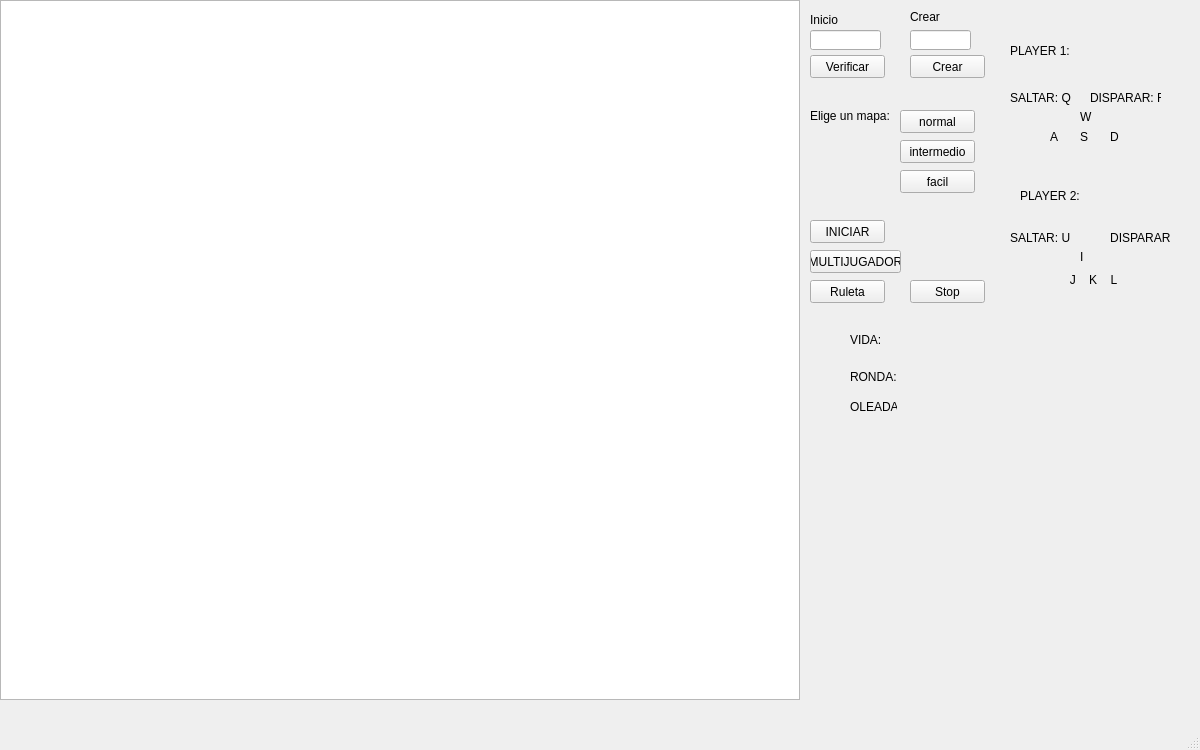
<?xml version="1.0" encoding="UTF-8"?>
<ui version="4.0">
 <class>MainWindow</class>
 <widget class="QMainWindow" name="MainWindow">
  <property name="geometry">
   <rect>
    <x>0</x>
    <y>0</y>
    <width>1200</width>
    <height>750</height>
   </rect>
  </property>
  <property name="minimumSize">
   <size>
    <width>100</width>
    <height>100</height>
   </size>
  </property>
  <property name="maximumSize">
   <size>
    <width>2000</width>
    <height>2000</height>
   </size>
  </property>
  <property name="windowTitle">
   <string>MainWindow</string>
  </property>
  <widget class="QWidget" name="centralwidget">
   <widget class="QGraphicsView" name="graphicsView">
    <property name="geometry">
     <rect>
      <x>0</x>
      <y>0</y>
      <width>800</width>
      <height>700</height>
     </rect>
    </property>
   </widget>
   <widget class="QPushButton" name="opcion_1">
    <property name="geometry">
     <rect>
      <x>900</x>
      <y>110</y>
      <width>75</width>
      <height>23</height>
     </rect>
    </property>
    <property name="text">
     <string>normal</string>
    </property>
   </widget>
   <widget class="QPushButton" name="opcion_2">
    <property name="geometry">
     <rect>
      <x>900</x>
      <y>140</y>
      <width>75</width>
      <height>23</height>
     </rect>
    </property>
    <property name="text">
     <string>intermedio</string>
    </property>
   </widget>
   <widget class="QPushButton" name="opcion_3">
    <property name="geometry">
     <rect>
      <x>900</x>
      <y>170</y>
      <width>75</width>
      <height>23</height>
     </rect>
    </property>
    <property name="text">
     <string>facil</string>
    </property>
   </widget>
   <widget class="QLabel" name="label">
    <property name="geometry">
     <rect>
      <x>810</x>
      <y>10</y>
      <width>47</width>
      <height>20</height>
     </rect>
    </property>
    <property name="text">
     <string>Inicio</string>
    </property>
   </widget>
   <widget class="QLabel" name="label_2">
    <property name="geometry">
     <rect>
      <x>910</x>
      <y>10</y>
      <width>47</width>
      <height>13</height>
     </rect>
    </property>
    <property name="text">
     <string>Crear</string>
    </property>
   </widget>
   <widget class="QLineEdit" name="texto_inicio">
    <property name="geometry">
     <rect>
      <x>810</x>
      <y>30</y>
      <width>71</width>
      <height>20</height>
     </rect>
    </property>
   </widget>
   <widget class="QLineEdit" name="texto_crear">
    <property name="geometry">
     <rect>
      <x>910</x>
      <y>30</y>
      <width>61</width>
      <height>20</height>
     </rect>
    </property>
   </widget>
   <widget class="QPushButton" name="verificar_inicio">
    <property name="geometry">
     <rect>
      <x>810</x>
      <y>55</y>
      <width>75</width>
      <height>23</height>
     </rect>
    </property>
    <property name="text">
     <string>Verificar</string>
    </property>
   </widget>
   <widget class="QPushButton" name="crear_usuario">
    <property name="geometry">
     <rect>
      <x>910</x>
      <y>55</y>
      <width>75</width>
      <height>23</height>
     </rect>
    </property>
    <property name="text">
     <string>Crear</string>
    </property>
   </widget>
   <widget class="QPushButton" name="iniciar_game">
    <property name="geometry">
     <rect>
      <x>810</x>
      <y>220</y>
      <width>75</width>
      <height>23</height>
     </rect>
    </property>
    <property name="text">
     <string>INICIAR</string>
    </property>
   </widget>
   <widget class="QPushButton" name="pushButton">
    <property name="geometry">
     <rect>
      <x>810</x>
      <y>250</y>
      <width>91</width>
      <height>23</height>
     </rect>
    </property>
    <property name="text">
     <string>MULTIJUGADOR</string>
    </property>
   </widget>
   <widget class="QLabel" name="label_4">
    <property name="geometry">
     <rect>
      <x>970</x>
      <y>330</y>
      <width>45</width>
      <height>20</height>
     </rect>
    </property>
    <property name="text">
     <string/>
    </property>
   </widget>
   <widget class="QLabel" name="label_5">
    <property name="geometry">
     <rect>
      <x>970</x>
      <y>370</y>
      <width>45</width>
      <height>20</height>
     </rect>
    </property>
    <property name="text">
     <string/>
    </property>
   </widget>
   <widget class="QPushButton" name="push_menu">
    <property name="geometry">
     <rect>
      <x>810</x>
      <y>280</y>
      <width>75</width>
      <height>23</height>
     </rect>
    </property>
    <property name="text">
     <string>Ruleta</string>
    </property>
   </widget>
   <widget class="QLabel" name="label_6">
    <property name="geometry">
     <rect>
      <x>1070</x>
      <y>330</y>
      <width>45</width>
      <height>20</height>
     </rect>
    </property>
    <property name="text">
     <string/>
    </property>
   </widget>
   <widget class="QLabel" name="label_7">
    <property name="geometry">
     <rect>
      <x>970</x>
      <y>400</y>
      <width>45</width>
      <height>20</height>
     </rect>
    </property>
    <property name="text">
     <string/>
    </property>
   </widget>
   <widget class="QLabel" name="label_3">
    <property name="geometry">
     <rect>
      <x>810</x>
      <y>100</y>
      <width>81</width>
      <height>31</height>
     </rect>
    </property>
    <property name="text">
     <string>Elige un mapa:</string>
    </property>
   </widget>
   <widget class="QPushButton" name="pushButton_2">
    <property name="geometry">
     <rect>
      <x>910</x>
      <y>280</y>
      <width>75</width>
      <height>23</height>
     </rect>
    </property>
    <property name="text">
     <string>Stop</string>
    </property>
   </widget>
   <widget class="QLabel" name="label_8">
    <property name="geometry">
     <rect>
      <x>1080</x>
      <y>110</y>
      <width>47</width>
      <height>13</height>
     </rect>
    </property>
    <property name="text">
     <string>W</string>
    </property>
   </widget>
   <widget class="QLabel" name="label_9">
    <property name="geometry">
     <rect>
      <x>1050</x>
      <y>130</y>
      <width>47</width>
      <height>13</height>
     </rect>
    </property>
    <property name="text">
     <string>A</string>
    </property>
   </widget>
   <widget class="QLabel" name="label_10">
    <property name="geometry">
     <rect>
      <x>1110</x>
      <y>130</y>
      <width>47</width>
      <height>13</height>
     </rect>
    </property>
    <property name="text">
     <string>D</string>
    </property>
   </widget>
   <widget class="QLabel" name="label_11">
    <property name="geometry">
     <rect>
      <x>1080</x>
      <y>130</y>
      <width>47</width>
      <height>13</height>
     </rect>
    </property>
    <property name="text">
     <string>S</string>
    </property>
   </widget>
   <widget class="QLabel" name="label_14">
    <property name="geometry">
     <rect>
      <x>1010</x>
      <y>90</y>
      <width>61</width>
      <height>16</height>
     </rect>
    </property>
    <property name="text">
     <string>SALTAR: Q</string>
    </property>
   </widget>
   <widget class="QLabel" name="label_15">
    <property name="geometry">
     <rect>
      <x>1090</x>
      <y>90</y>
      <width>71</width>
      <height>16</height>
     </rect>
    </property>
    <property name="text">
     <string>DISPARAR: R</string>
    </property>
   </widget>
   <widget class="QLabel" name="label_20">
    <property name="geometry">
     <rect>
      <x>1010</x>
      <y>230</y>
      <width>161</width>
      <height>16</height>
     </rect>
    </property>
    <property name="text">
     <string>SALTAR: U            DISPARAR: P</string>
    </property>
   </widget>
   <widget class="QLabel" name="label_12">
    <property name="geometry">
     <rect>
      <x>1020</x>
      <y>270</y>
      <width>141</width>
      <height>20</height>
     </rect>
    </property>
    <property name="text">
     <string>               J    K    L</string>
    </property>
   </widget>
   <widget class="QLabel" name="label_13">
    <property name="geometry">
     <rect>
      <x>1080</x>
      <y>250</y>
      <width>47</width>
      <height>13</height>
     </rect>
    </property>
    <property name="text">
     <string>I</string>
    </property>
   </widget>
   <widget class="QLabel" name="label_16">
    <property name="geometry">
     <rect>
      <x>1010</x>
      <y>30</y>
      <width>121</width>
      <height>41</height>
     </rect>
    </property>
    <property name="text">
     <string>PLAYER 1:</string>
    </property>
   </widget>
   <widget class="QLabel" name="label_17">
    <property name="geometry">
     <rect>
      <x>1020</x>
      <y>170</y>
      <width>111</width>
      <height>51</height>
     </rect>
    </property>
    <property name="text">
     <string>PLAYER 2:</string>
    </property>
   </widget>
   <widget class="QLabel" name="label_18">
    <property name="geometry">
     <rect>
      <x>850</x>
      <y>330</y>
      <width>45</width>
      <height>20</height>
     </rect>
    </property>
    <property name="text">
     <string>VIDA:</string>
    </property>
   </widget>
   <widget class="QLabel" name="label_19">
    <property name="geometry">
     <rect>
      <x>850</x>
      <y>370</y>
      <width>47</width>
      <height>13</height>
     </rect>
    </property>
    <property name="text">
     <string>RONDA:</string>
    </property>
   </widget>
   <widget class="QLabel" name="label_21">
    <property name="geometry">
     <rect>
      <x>850</x>
      <y>400</y>
      <width>47</width>
      <height>13</height>
     </rect>
    </property>
    <property name="text">
     <string>OLEADA:</string>
    </property>
   </widget>
  </widget>
  <widget class="QMenuBar" name="menubar">
   <property name="geometry">
    <rect>
     <x>0</x>
     <y>0</y>
     <width>1200</width>
     <height>21</height>
    </rect>
   </property>
  </widget>
  <widget class="QStatusBar" name="statusbar"/>
 </widget>
 <resources/>
 <connections/>
</ui>
